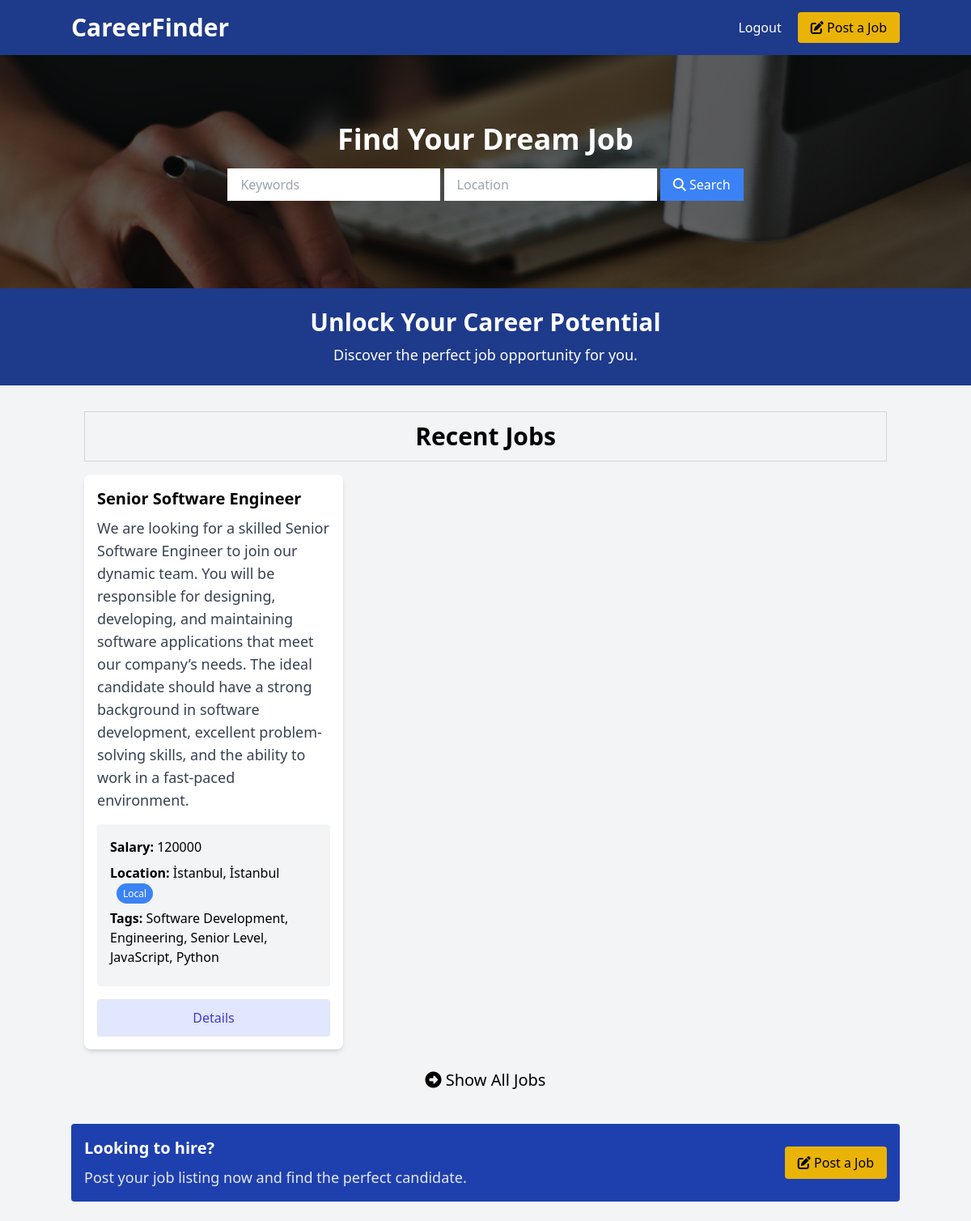
/index.php (signed in), run on the app's committed database.
### tables this page shows
CREATE TABLE jobs (
        id INTEGER PRIMARY KEY AUTOINCREMENT,
        title TEXT NOT NULL,
        description TEXT NOT NULL,
        salary TEXT NOT NULL,
        location TEXT NOT NULL,
        type TEXT NOT NULL,
        tags TEXT NOT NULL,
        requirements TEXT NOT NULL,
        benefits TEXT NOT NULL,
        company TEXT NOT NULL,
        address TEXT NOT NULL,
        city TEXT NOT NULL,
        state TEXT NOT NULL,
        phone TEXT NOT NULL,
        email TEXT NOT NULL,
        created_at TEXT DEFAULT CURRENT_TIMESTAMP
    );

### index.php (the view, shortened to what this page needs)
<?php include 'templates/header.php'; ?>
<section class="showcase relative bg-cover bg-center bg-no-repeat h-72 flex items-center">
    <div class="container mx-auto text-center z-10">
        <h2 class="text-4xl text-white font-bold mb-4">Find Your Dream Job</h2>
        <form class="mb-4 block mx-5 md:mx-auto">
            <input type="text" name="keywords" placeholder="Keywords" class="w-full md:w-auto mb-2 px-4 py-2 focus:outline-none" />
            <input type="text" name="location" placeholder="Location" class="w-full md:w-auto mb-2 px-4 py-2 focus:outline-none" />
            <button class="w-full md:w-auto bg-blue-500 hover:bg-blue-600 text-white px-4 py-2 focus:outline-none">
                <i class="fa fa-search"></i> Search
            </button>
        </form>
    </div>
</section>
<section class="bg-blue-900 text-white py-6 text-center">
    <div class="container mx-auto">
        <h2 class="text-3xl font-semibold">Unlock Your Career Potential</h2>
        <p class="text-lg mt-2">Discover the perfect job opportunity for you.</p>
    </div>
</section>
<section>
    <div class="container mx-auto p-4 mt-4">
        <div class="text-center text-3xl mb-4 font-bold border border-gray-300 p-3">Recent Jobs</div>
        <div class="grid grid-cols-1 md:grid-cols-3 gap-4 mb-6">
            <?php
            include 'config.php';
            $stmt = $pdo->query("SELECT * FROM jobs ORDER BY created_at DESC LIMIT 6");
            while ($job = $stmt->fetch()) {
                echo '<div class="rounded-lg shadow-md bg-white">
                        <div class="p-4">
                            <h2 class="text-xl font-semibold">' . htmlspecialchars($job["title"]) . '</h2>
                            <p class="text-gray-700 text-lg mt-2">' . htmlspecialchars($job["description"]) . '</p>
                            <ul class="my-4 bg-gray-100 p-4 rounded">
                                <li class="mb-2"><strong>Salary:</strong> ' . htmlspecialchars($job["salary"]) . '</li>
                                <li class="mb-2"><strong>Location:</strong> ' . htmlspecialchars($job["location"]) . '
                                    <span class="text-xs bg-blue-500 text-white rounded-full px-2 py-1 ml-2">' . htmlspecialchars($job["type"]) . '</span>
                                </li>
                                <li class="mb-2"><strong>Tags:</strong> ' . htmlspecialchars($job["tags"]) . '</li>
                            </ul>
                            <a href="details.php?id=' . $job["id"] . '" class="block w-full text-center px-5 py-2.5 shadow-sm rounded border text-base font-medium text-indigo-700 bg-indigo-100 hover:bg-indigo-200">Details</a>
                        </div>
                    </div>';
            }
            ?>
        </div>
        <a href="listings.php" class="block text-xl text-center">
            <i class="fa fa-arrow-alt-circle-right"></i> Show All Jobs
        </a>
    </div>
</section>
<?php include 'templates/footer.php'; ?>

### data on the page
jobs: title "Senior Software Engineer", description "We are looking for a skilled Senior Software Engineer to join our dynamic team. You will be responsible for designing, developing, and maintaining software applications that meet our company’s needs. The ideal candidate should have a strong background in software development, excellent problem-solving skills, and the ability to work in a fast-paced environment.", salary "120000", location "İstanbul, İstanbul", type "Local", tags "Software Development, Engineering, Senior Level, JavaScript, Python"
